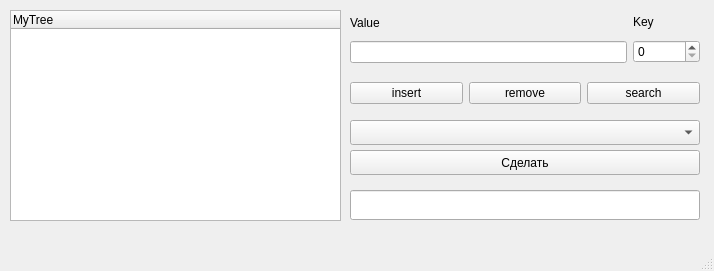
<?xml version="1.0" encoding="UTF-8"?>
<ui version="4.0">
 <class>MainWindow</class>
 <widget class="QMainWindow" name="MainWindow">
  <property name="geometry">
   <rect>
    <x>0</x>
    <y>0</y>
    <width>714</width>
    <height>271</height>
   </rect>
  </property>
  <property name="windowTitle">
   <string>MainWindow</string>
  </property>
  <widget class="QWidget" name="centralwidget">
   <widget class="QTreeWidget" name="treeWidget">
    <property name="geometry">
     <rect>
      <x>10</x>
      <y>10</y>
      <width>331</width>
      <height>211</height>
     </rect>
    </property>
    <column>
     <property name="text">
      <string>MyTree</string>
     </property>
    </column>
   </widget>
   <widget class="QLineEdit" name="lineEdit">
    <property name="geometry">
     <rect>
      <x>350</x>
      <y>190</y>
      <width>350</width>
      <height>30</height>
     </rect>
    </property>
    <property name="readOnly">
     <bool>true</bool>
    </property>
   </widget>
   <widget class="QComboBox" name="comboBox">
    <property name="geometry">
     <rect>
      <x>350</x>
      <y>120</y>
      <width>350</width>
      <height>25</height>
     </rect>
    </property>
   </widget>
   <widget class="QPushButton" name="roundButton">
    <property name="geometry">
     <rect>
      <x>350</x>
      <y>150</y>
      <width>350</width>
      <height>25</height>
     </rect>
    </property>
    <property name="text">
     <string>Сделать</string>
    </property>
   </widget>
   <widget class="QWidget" name="layoutWidget">
    <property name="geometry">
     <rect>
      <x>350</x>
      <y>10</y>
      <width>350</width>
      <height>53</height>
     </rect>
    </property>
    <layout class="QHBoxLayout" name="horizontalLayout">
     <item>
      <layout class="QVBoxLayout" name="verticalLayout">
       <item>
        <widget class="QLabel" name="label">
         <property name="text">
          <string>Value</string>
         </property>
        </widget>
       </item>
       <item>
        <widget class="QLineEdit" name="valueInsert"/>
       </item>
      </layout>
     </item>
     <item>
      <layout class="QVBoxLayout" name="verticalLayout_2">
       <item>
        <widget class="QLabel" name="label_2">
         <property name="text">
          <string>Key</string>
         </property>
        </widget>
       </item>
       <item>
        <widget class="QSpinBox" name="keyInsert">
         <property name="maximum">
          <number>1000000000</number>
         </property>
        </widget>
       </item>
      </layout>
     </item>
    </layout>
   </widget>
   <widget class="QWidget" name="layoutWidget">
    <property name="geometry">
     <rect>
      <x>350</x>
      <y>80</y>
      <width>350</width>
      <height>27</height>
     </rect>
    </property>
    <layout class="QHBoxLayout" name="horizontalLayout_2">
     <item>
      <widget class="QPushButton" name="insertButton">
       <property name="text">
        <string>insert</string>
       </property>
      </widget>
     </item>
     <item>
      <widget class="QPushButton" name="removeButton">
       <property name="text">
        <string>remove</string>
       </property>
      </widget>
     </item>
     <item>
      <widget class="QPushButton" name="searchButton">
       <property name="text">
        <string>search</string>
       </property>
      </widget>
     </item>
    </layout>
   </widget>
  </widget>
  <widget class="QMenuBar" name="menubar">
   <property name="geometry">
    <rect>
     <x>0</x>
     <y>0</y>
     <width>714</width>
     <height>22</height>
    </rect>
   </property>
  </widget>
  <widget class="QStatusBar" name="statusbar"/>
 </widget>
 <resources/>
 <connections/>
</ui>
